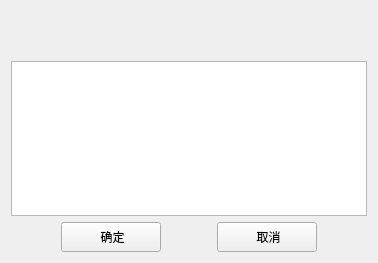
<?xml version="1.0" encoding="UTF-8"?>
<ui version="4.0">
 <class>RefuseWidget</class>
 <widget class="QWidget" name="RefuseWidget">
  <property name="geometry">
   <rect>
    <x>0</x>
    <y>0</y>
    <width>378</width>
    <height>263</height>
   </rect>
  </property>
  <property name="windowTitle">
   <string>Form</string>
  </property>
  <layout class="QVBoxLayout" name="verticalLayout_2">
   <item>
    <layout class="QVBoxLayout" name="verticalLayout">
     <item>
      <spacer name="horizontalSpacer">
       <property name="orientation">
        <enum>Qt::Horizontal</enum>
       </property>
       <property name="sizeHint" stdset="0">
        <size>
         <width>40</width>
         <height>25</height>
        </size>
       </property>
      </spacer>
     </item>
     <item>
      <spacer name="horizontalSpacer_2">
       <property name="orientation">
        <enum>Qt::Horizontal</enum>
       </property>
       <property name="sizeHint" stdset="0">
        <size>
         <width>40</width>
         <height>25</height>
        </size>
       </property>
      </spacer>
     </item>
     <item>
      <widget class="QTextEdit" name="textEditContent"/>
     </item>
     <item>
      <layout class="QHBoxLayout" name="horizontalLayout">
       <item>
        <spacer name="horizontalSpacer_3">
         <property name="orientation">
          <enum>Qt::Horizontal</enum>
         </property>
         <property name="sizeHint" stdset="0">
          <size>
           <width>40</width>
           <height>20</height>
          </size>
         </property>
        </spacer>
       </item>
       <item>
        <widget class="QPushButton" name="pushButtonOk">
         <property name="minimumSize">
          <size>
           <width>100</width>
           <height>30</height>
          </size>
         </property>
         <property name="styleSheet">
          <string notr="true"/>
         </property>
         <property name="text">
          <string> 确定</string>
         </property>
         <property name="icon">
          <iconset resource="../../../res.qrc">
           <normaloff>:/image/image/确认.png</normaloff>:/image/image/确认.png</iconset>
         </property>
        </widget>
       </item>
       <item>
        <spacer name="horizontalSpacer_4">
         <property name="orientation">
          <enum>Qt::Horizontal</enum>
         </property>
         <property name="sizeHint" stdset="0">
          <size>
           <width>40</width>
           <height>20</height>
          </size>
         </property>
        </spacer>
       </item>
       <item>
        <widget class="QPushButton" name="pushButtonCancel">
         <property name="minimumSize">
          <size>
           <width>100</width>
           <height>30</height>
          </size>
         </property>
         <property name="styleSheet">
          <string notr="true"/>
         </property>
         <property name="text">
          <string> 取消</string>
         </property>
         <property name="icon">
          <iconset resource="../../../res.qrc">
           <normaloff>:/image/image/cancel.png</normaloff>:/image/image/cancel.png</iconset>
         </property>
        </widget>
       </item>
       <item>
        <spacer name="horizontalSpacer_5">
         <property name="orientation">
          <enum>Qt::Horizontal</enum>
         </property>
         <property name="sizeHint" stdset="0">
          <size>
           <width>40</width>
           <height>20</height>
          </size>
         </property>
        </spacer>
       </item>
      </layout>
     </item>
    </layout>
   </item>
  </layout>
 </widget>
 <resources>
  <include location="../../../res.qrc"/>
 </resources>
 <connections/>
</ui>
